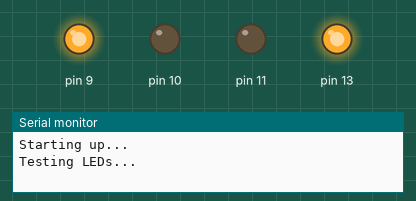
Recording of a program running on a simulated Arduino Uno, built with avr-gcc and run on an emulated ATmega328P. Parts: output pins drawn as LEDs (lit = HIGH), the last lines printed to the serial monitor. At 1.5 s the program stops and its outputs stay as they are.

Above: at 0.1 s.
At 0.5 s:
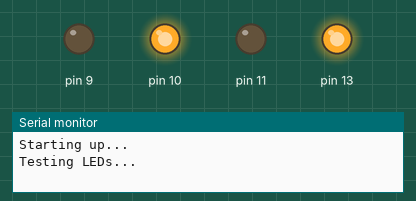
At 0.9 s:
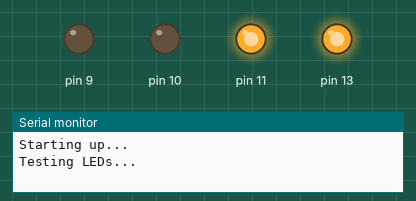
At 1.3 s:
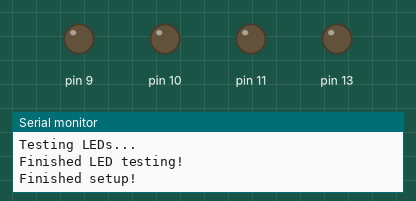
Timing chart, 0 to 2.8 s (numbered marks = the images above):
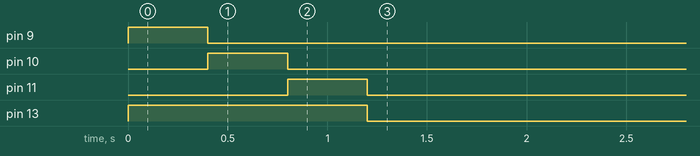

The program:

main.cpp
```cpp
/*--------------------------------------------------------------------
Name:   Brandon
Date:   9/10/2020
Course: CSCE 236 Embedded Systems (Fall 2020)
File:   Lab2part2.cpp
HW/Lab: Lab 2

Purp:  Lab 2 Code

Doc:  Help from schematic, datasheet and help from TA: Patrick, Rainer and Dan

Academic Integrity Statement: I certify that, while others may have
assisted me in brain storming, debugging and validating this program,
the program itself is my own work. I understand that submitting code
which is the work of other individuals is a violation of the honor
code.  I also understand that if I knowingly give my original work to
another individual is also a violation of the honor code.
--------------------------------------------------------------------*/

#include <Arduino.h>

// Definitions for Port B & D registors
#define PINB_Reg (*((volatile uint8_t *) 0x23))
#define DDRB_Reg (*((volatile uint8_t *) 0x24))
#define PORTB_Reg (*((volatile uint8_t *) 0x25))

#define PIND_Reg (*((volatile uint8_t *) 0x29))
#define DDRD_Reg (*((volatile uint8_t *) 0x2a))
#define PORTD_Reg (*((volatile uint8_t *) 0x2b))

// Definitions for LED assignments:
#define BOARD_LED 5   //pin 13 is PortB bit 5
#define RED_LED 1     //pin 9 is PortB bit 1
#define GREEN_LED 2   //pin 10 is PortB bit 2
#define BLUE_LED 3    //pin 11 is PortB bit 3

#define BUTTON 5      //pin 5 is PortD bit 5

//Changing variables
unsigned long start, end = 0;

/**
 * Init all of the LEDs and test them
 **/
void LEDInit(){
 //Set pinmode for LEDs to output
  DDRB_Reg |= (1 << BOARD_LED);
  DDRB_Reg |= (1 << RED_LED);
  DDRB_Reg |= (1 << GREEN_LED);
  DDRB_Reg |= (1 << BLUE_LED);

  //Turn all off
  PORTB_Reg &= ~(1 << BOARD_LED); //clear output
  PORTB_Reg &= ~(1 << RED_LED);   //clear output
  PORTB_Reg &= ~(1 << GREEN_LED); //clear output
  PORTB_Reg &= ~(1 << BLUE_LED);  //clear output

  //Test LEDs
  Serial.println("Testing LEDs...");
  PORTB_Reg |= (1 << BOARD_LED);  //set output
  PORTB_Reg |= (1 << RED_LED);    //set output
  delay(400);
  PORTB_Reg &= ~(1 << RED_LED);   //clear output
  PORTB_Reg |= (1 << GREEN_LED);  //set output
  delay(400);
  PORTB_Reg &= ~(1 << GREEN_LED); //clear output
  PORTB_Reg |= (1 << BLUE_LED);   //set output
  delay(400);
  PORTB_Reg &= ~(1 << BLUE_LED);   //clear output
  PORTB_Reg &= ~(1 << BOARD_LED);   //clear output
  Serial.println("Finished LED testing!");
  }

void setup() {
  Serial.begin(9600);
  Serial.println("Starting up...");
  LEDInit();
  //Set pinmode for Button as input
  DDRD_Reg &= ~(1 << BUTTON);
  //Enable pullup
  PORTD_Reg |= (1 << BUTTON);  //set output to enable pullup resistor

  //Init counter1
  TCCR1A = 0; //Normal mode 0xffff top, rolls over
  //clk I/O/64
  TCCR1B |= (1 << CS11) | (1 << CS10); //Clock T1 falling edge
  TCCR1C = 0;
  //Set counter to zero, high byte first
  TCNT1H = 0;
  TCNT1L = 0;
  start = millis();
  //Make sure interrupts are disabled
  TIMSK1 = 0;
  TIFR1 = 0;

  Serial.println("Finished setup!");
}

void loop() {
  //Print when clock reaches rollover and wait
  if(TCNT1 == 0xffff){
    end = millis();
    Serial.println(end - start);
    while(1){}
  }
}

//seconds = 1/16MHz * prescalar * 65535
//1 divider we get .00409 seconds
//8 divider we get .0327 seconds
//64 divider we get .262 seconds
//256 divider we get 1.04 seconds
//1024 divider we get 4.19 seconds
```
